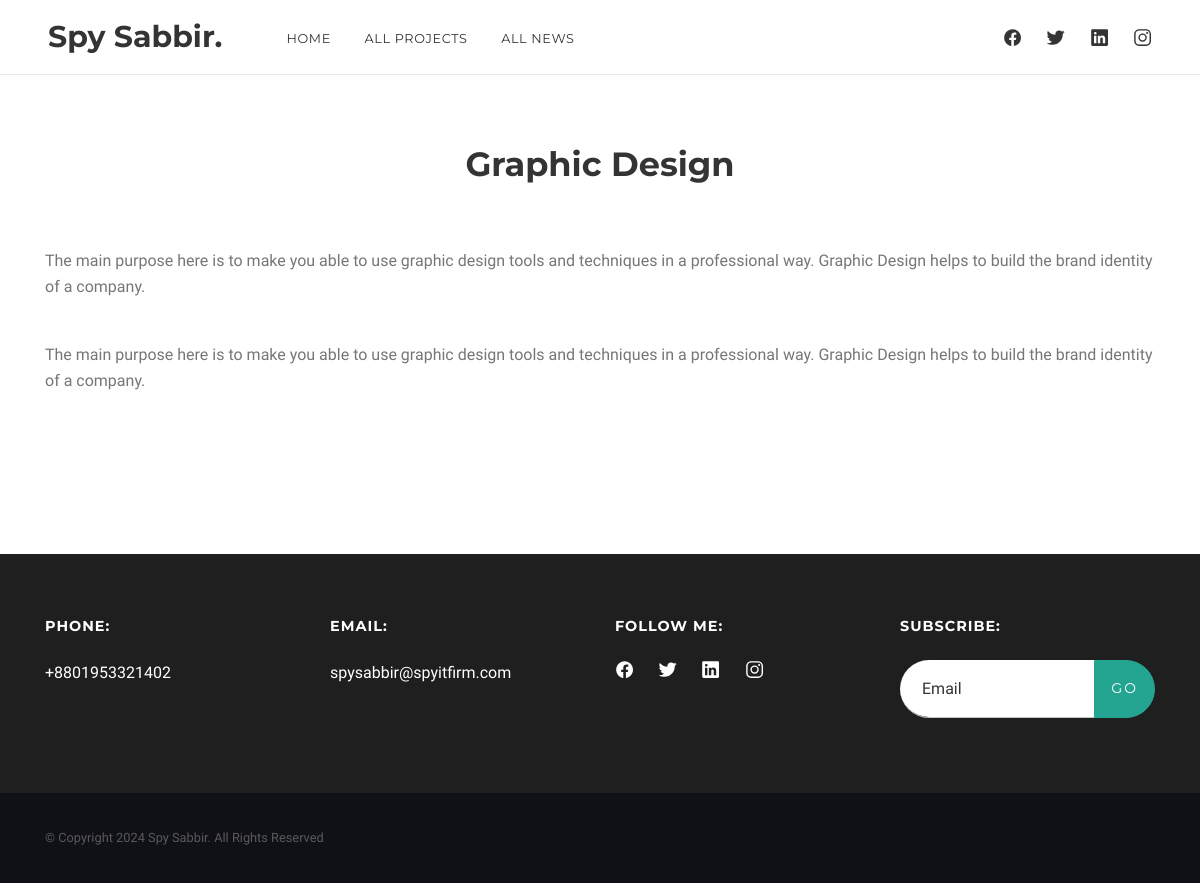
/services_details.php?id=13, run on an earlier commit of the app's database.
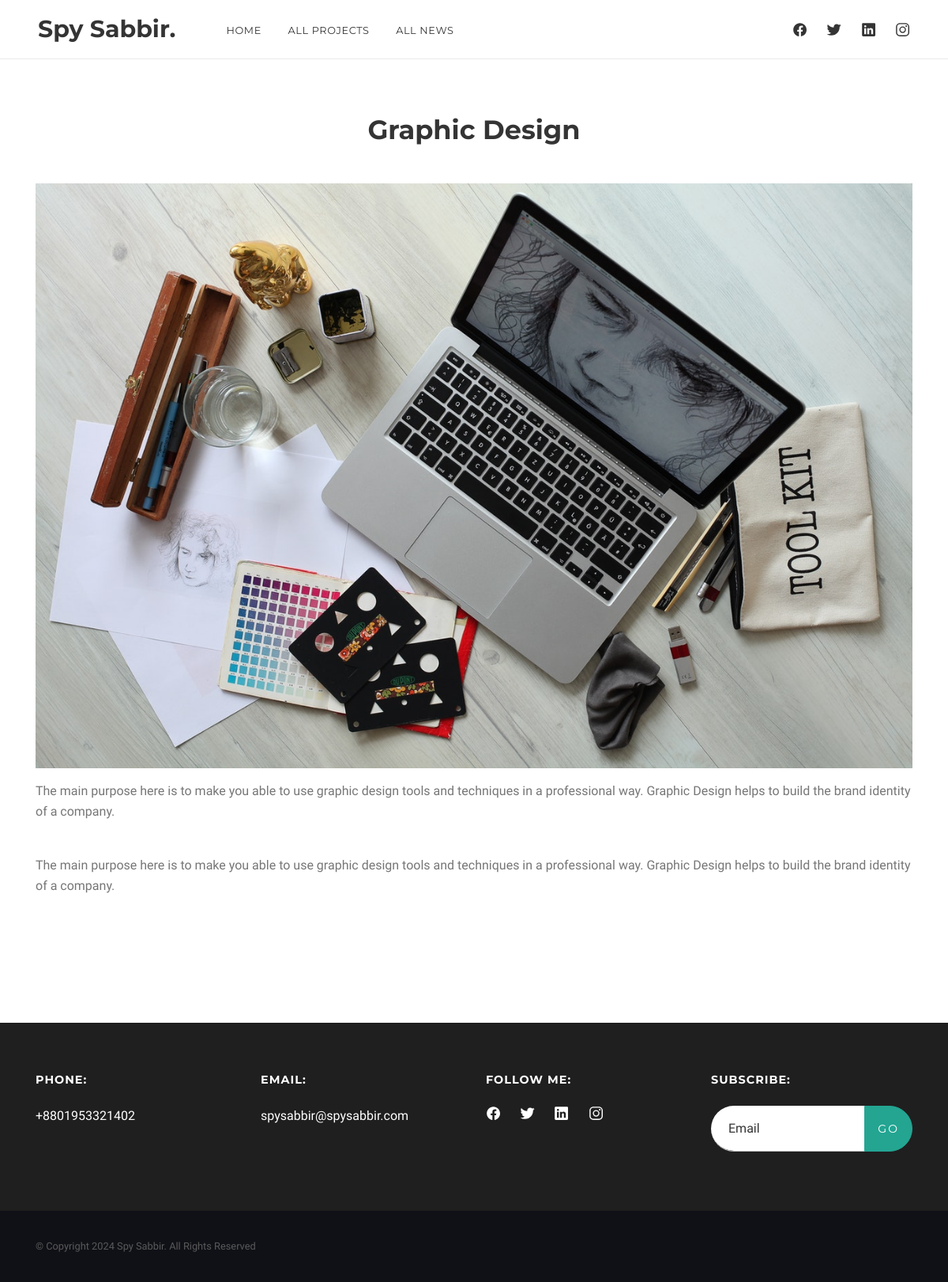
And on a later commit of the database.
### tables this page shows
CREATE TABLE `theme_default` (
  `id` int(11) NOT NULL,
  `default_item_name` varchar(200) NOT NULL,
  `default_item_value` text NOT NULL
);

CREATE TABLE `services` (
  `id` int(11) NOT NULL,
  `service_icon_name` varchar(100) NOT NULL,
  `service_name` varchar(100) NOT NULL,
  `service_photo` varchar(100) NOT NULL,
  `service_details` text NOT NULL
);

### admin/dbc.php (called while the page is built, shortened)
<?php
function connect_to_db(){
$hostname = "localhost";
$username = "root";
$password = "";
$database_name = "portfolio";
return $db_connect = mysqli_connect($hostname, $username, $password, $database_name);
}
function spy_sabbir_update($table_name, $update_name){
    $query = "SELECT default_item_value FROM $table_name WHERE default_item_name = '$update_name'";
    return mysqli_fetch_assoc(mysqli_query(connect_to_db(), $query))['default_item_value'];
}
?>

### services_details.php (the view)
<?php
  require_once 'header.php';
  require_once "admin/dbc.php";
  $id =$_GET['id'];
  $select_query = "SELECT * FROM services WHERE id= $id";
  $single_service = mysqli_fetch_assoc(mysqli_query(connect_to_db(), $select_query));
?>
 <section id="services" class="section">
    <div class="container">
      <h2 class="text-center" data-aos="fade-up"><?= $single_service['service_name'] ?></h2>
      <section class="mt-4">
        <div class="row">
          <div class="col-md-12 col-lg-12 mb-5 mb-md-0" data-aos="fade-up">
          <img alt="" class="w-100 d-block my-3 text-center" src="img/service/<?= $single_service['service_photo'] ?>">
            <p><?= $single_service['service_details'] ?></p>
                <br>
            <p><?= $single_service['service_details'] ?></p>
          </div>
        </div>
      </section>
    </div>
  </section>
<?php
  require_once 'footer.php';
?>

### footer.php (shortened to what this page needs)
 <footer>
   <div class="section py-5 pb-0" style="background-color: <?= spy_sabbir_update('theme_default', 'primary_background_color'); ?>;">
     <div class="container">
       <div class="row">
         <div class="col-md-6 col-lg-3">
           <h6 class="text-white mb-4">Phone:</h6>
           <p class="text-white mb-4"><?= spy_sabbir_update('theme_default', 'owner_phone_number'); ?></p>
         </div>
         <div class="col-md-6 col-lg-3">
           <h6 class="text-white mb-4">Email:</h6>
           <p class="text-white mb-4"><?= spy_sabbir_update('theme_default', 'owner_email_address'); ?></p>
         </div>
         <div class="col-md-6 col-lg-3">
           <h6 class="text-white mb-4">Follow me:</h6>
           <ul class="social-icons">
             <li><a href="<?= spy_sabbir_update('theme_default', 'facebook_link'); ?>" target="_blank">
                 <ion-icon name="logo-facebook"></ion-icon>
               </a></li>
             <li><a href="<?= spy_sabbir_update('theme_default', 'twitter_link'); ?>" target="_blank">
                 <ion-icon name="logo-twitter"></ion-icon>
               </a></li>
             <li><a href="<?= spy_sabbir_update('theme_default', 'instagram_link'); ?>" target="_blank">
                 <ion-icon name="logo-linkedin"></ion-icon>
               </a></li>
             <li><a href="<?= spy_sabbir_update('theme_default', 'linkedin_link'); ?>" target="_blank">
                 <ion-icon name="logo-instagram"></ion-icon>
               </a></li>
           </ul>
         </div>
         <div class="col-md-6 col-lg-3">
           <h6 class="text-white mb-4">Subscribe:</h6>
           <form id="subscription_form" method="POST" action="subscriber_post.php">
             <div class="input-group">
               <input type="email" class="form-control" id="subscriber_email" name="subscriber_email" placeholder="Email" value="">
               <div class="input-group-append">
                 <button id="subscribe_button" class="btn px-3 text-white" type="button">Go</button>
               </div>
             </div>
           </form>
         </div>
       </div>
     </div>
   </div>
   <div class="footer-copy section-sm">
     <div class="container">© Copyright <?= date("Y") ?> <?= spy_sabbir_update('theme_default', 'owner_name'); ?>. All Rights Reserved</div>
   </div>
 </footer>
</body>
</html>

What changed in the data, as far as the page shows it:
changed services "Graphic Design": service_photo: picture added
changed theme_default: default_item_value "spysabbir@spyitfirm.com" → "spysabbir@spysabbir.com"
